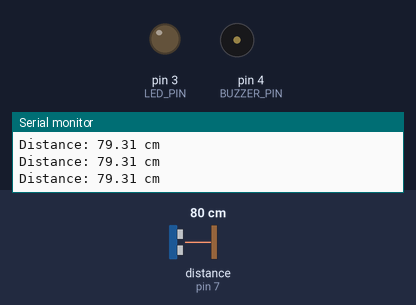
Recording of a sketch running on a simulated Arduino Uno, built with avr-gcc and run on an emulated ATmega328P. Parts: output pins drawn as LEDs (lit = HIGH), buzzer (waves = sounding, pin HIGH), the last lines printed to the serial monitor. Wiring (inferred from the names in the program): ultrasonic range finder: trigger pin 6; echo pin 7. The inputs (shaded band) are chosen by the test bench; at power-on: distance to the obstacle (sensor on pin 7) 80 cm. The echo pulse lasts 58.3 µs per cm; pins used as bus, display or sensor lines are not drawn.

Above: at 1.2 s.
1.3 s: distance to the obstacle (sensor on pin 7) set to 56 cm
4.3 s: distance to the obstacle (sensor on pin 7) set to 47 cm
At 5.4 s:
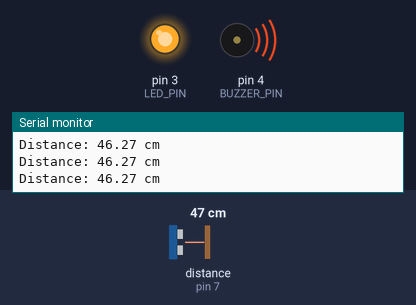
5.9 s: distance to the obstacle (sensor on pin 7) set to 120 cm
At 6.3 s:
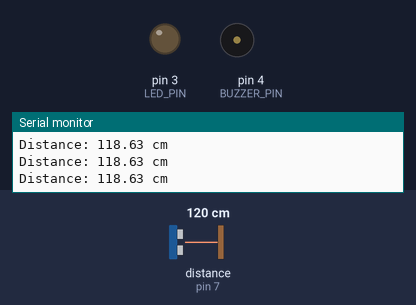
7.4 s: distance to the obstacle (sensor on pin 7) set to 2 cm
At 8.9 s:
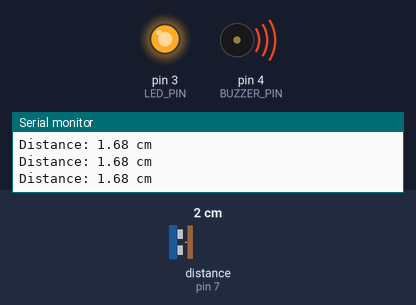
Timing chart, 0 to 9.9 s (numbered marks = the images above; inputs shaded):
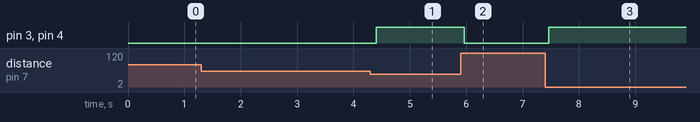

The sketch:

1_-_Ultrasonic_sensor_trigger_led_with_buzzer.ino
```cpp
// Pin configuration
const int TRIG_PIN = 6;
const int ECHO_PIN = 7;
const int LED_PIN  = 3;
const int BUZZER_PIN = 4;
const int DISTANCE_THRESHOLD = 50; // Distance in cm to trigger the alarm

// Variables for measurement
float duration_us, distance_cm;

void setup() {
  Serial.begin(9600);
  pinMode(TRIG_PIN, OUTPUT);
  pinMode(ECHO_PIN, INPUT);
  pinMode(LED_PIN, OUTPUT);
  pinMode(BUZZER_PIN, OUTPUT);
}

void loop() {
  // 1. Send a 10-microsecond pulse to trigger the sensor
  digitalWrite(TRIG_PIN, LOW);
  delayMicroseconds(2);
  digitalWrite(TRIG_PIN, HIGH);
  delayMicroseconds(10);
  digitalWrite(TRIG_PIN, LOW);

  // 2. Measure the time for the echo to return
  duration_us = pulseIn(ECHO_PIN, HIGH);

  // 3. Calculate distance in centimeters
  distance_cm = 0.017 * duration_us;

  // 4. Logic: Compare distance against threshold
  if(distance_cm < DISTANCE_THRESHOLD) {
    digitalWrite(LED_PIN, HIGH);    // Turn green LED on
    digitalWrite(BUZZER_PIN, HIGH); // Sound the "beeeeep"
  } else {
    digitalWrite(LED_PIN, LOW);     // Turn LED off
    digitalWrite(BUZZER_PIN, LOW);  // Silence the buzzer
  }

  // 5. Output results to Serial Monitor for debugging
  Serial.print("Distance: ");
  Serial.print(distance_cm);
  Serial.println(" cm");

  // Small delay to stabilize readings
  delay(100);
}
```

Measured:
- the behaviour switches between 51 and 50 cm on distance to the obstacle (sensor on pin 7) (found by bisection; images 0 and 1)
- after the input at 4.3 s, pin 3 (LED_PIN), pin 4 (BUZZER_PIN): LOW → HIGH after 0.10 s
- after the input at 5.9 s, pin 3 (LED_PIN), pin 4 (BUZZER_PIN): HIGH → LOW after 0.06 s
- after the input at 7.4 s, pin 3 (LED_PIN), pin 4 (BUZZER_PIN): LOW → HIGH after 0.07 s
